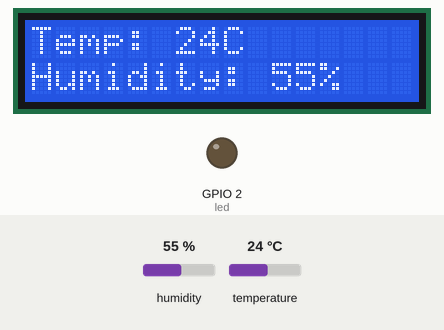
A program run on a simulated ESP32 board running MicroPython. Shown: 16×2 character LCD, output pins drawn as LEDs (lit = HIGH). The inputs (shaded band) are chosen by the test bench; at power-on: humidity 55 %, temperature 24 °C. WiFi joins after 1.5 s; no MQTT or app messages arrive unless stated; library files of the repository ran but are not shown: machine_i2c_lcd.py; what the program prints to the serial console is not drawn.

Above: at 2.3 s.
At 32.6 s:
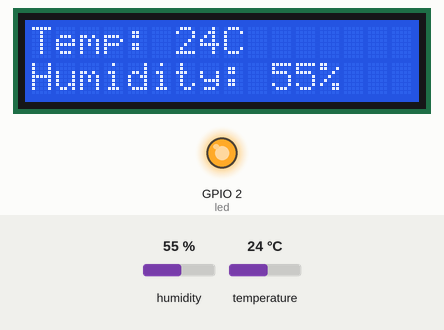
Timing chart, 0 to 125.4 s (numbered marks = the images above):
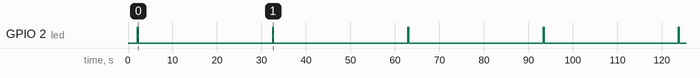

The program:

main.py
```python
import time
import ujson
import dht
import network
import config
from machine import Pin, SoftI2C, reset
from umqtt.simple import MQTTClient
from machine_i2c_lcd import I2cLcd


def connect_wifi(ssid, password):
    wlan = network.WLAN(network.STA_IF)
    wlan.active(True)
    wlan.connect(ssid, password)

    print('Connecting to Wi-Fi...')
    while not wlan.isconnected():
        print('.', end='')
        time.sleep(1)
    print('\nWLAN Connected:', wlan.ifconfig())


def send_mqtt_message(client, topic, message):
    try:
        client.connect()
        client.publish(topic, message)
        print(f'Message sent: {message}')
        client.disconnect()
    except Exception as e:
        print('Error sending message:', e)


def blink_led(led):
    led.on()
    time.sleep(0.2)
    led.off()


def init_lcd():
    i2c = SoftI2C(sda=Pin(21), scl=Pin(22), freq=400000)
    lcd = I2cLcd(i2c, config.I2C_ADDR, config.I2C_NUM_ROWS, config.I2C_NUM_COLS)
    return lcd


def display_on_lcd(lcd, temperature, humidity):
    lcd.clear()
    lcd.putstr(f'Temp: {temperature}C')
    lcd.move_to(0, 1)
    lcd.putstr(f'Humidity: {humidity}%')

def main():
    error_count = 0
    connect_wifi(config.WIFI_SSID, config.WIFI_PASSWORD)

    client = MQTTClient(config.MQTT_CLIENT_ID, config.MQTT_BROKER, port=config.MQTT_PORT, user=config.MQTT_USERNAME, password=config.MQTT_PASSWORD)

    sensor = dht.DHT11(Pin(config.DHT_PIN))
    led = Pin(config.LED_PIN, Pin.OUT)

    lcd = init_lcd()

    while True:
        try:
            print('Reading sensor...')
            sensor.measure()
            temperature = sensor.temperature()
            humidity = sensor.humidity()

            display_on_lcd(lcd, temperature, humidity)

            blink_led(led)

            # Send MQTT
            data = {
                "temperature": temperature,
                "humidity": humidity
            }
            json_message = ujson.dumps(data)
            print(f'Sensorwerte (JSON): {json_message}')
            send_mqtt_message(client, config.MQTT_TOPIC, json_message)

            error_count = 0

        except Exception as e:
            print('Failed to read sensor:', e)
            error_count += 1

            if error_count >= 3:
                print("3 errors in a row! Restarting ESP32...")
                reset()

        time.sleep(30)

if __name__ == '__main__':
    main()
```

config.py
```python
#config.py

# WLAN-Settings
WIFI_SSID = 'xxxx' # Wi-Fi network name
WIFI_PASSWORD = 'xxxx'# Wi-Fi password

#MQTT-Settings
MQTT_BROKER = 'xxx' # MQTT broker URL or IP address
MQTT_PORT = 1883 # MQTT port, default is 1883 for unencrypted connections
MQTT_TOPIC = 'topic/esp32'
MQTT_CLIENT_ID = 'esp32_client'
MQTT_USERNAME = 'xxx' # Username for the MQTT
MQTT_PASSWORD = 'xxx' # Password for the MQTT

#Pin-Settings
DHT_PIN = 4
LED_PIN = 2

# LCD-Settings
I2C_ADDR = 0x27 # I2C address of the LCD display
I2C_NUM_ROWS = 2 # Number of rows
I2C_NUM_COLS = 16 # Number of columns
```

Measured:
- by itself, GPIO 2 (led): alternates HIGH for 0.20 s and LOW for 30.2 s
- what the display in image 0 shows lasts 30.4 s, from 2.1 s to 32.5 s
